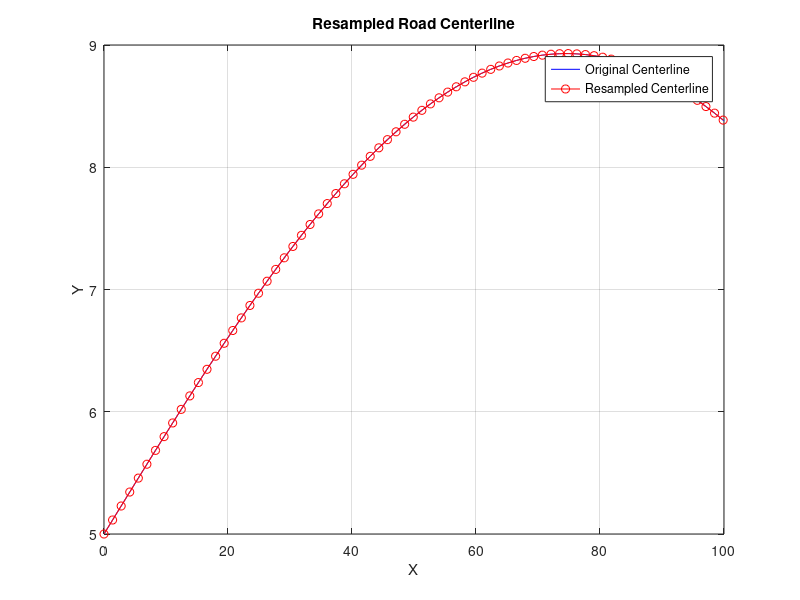

The MATLAB script that drew this image: (Note: this script raises an error after producing the figure.)
clc;
clear;
close all;

tic
% Parameters
roadWidth = 2; % Width of the road
maxIterations = 5000; % Max iterations for the RRT
carRadius = 6; % Car turning radius constraint
goalRegion = 0.4*roadWidth;
stepSize = 1; % Step size for motion primitives
roadLength = 100;
nObstacles = 1;
minObstDist = 2;
stepNumber = 100;

%% Vehicle MPC parameters (for spacing)
% 
step_multiplier = 10;
v_0 = 50/3.6;
Ts = 0.1;
stepNumber = round(v_0 * Ts / stepSize);
stepSize = v_0 * Ts / stepNumber;
stepNumber = stepNumber * step_multiplier

% Define sinusoidal road centerline
A = rand;
B = rand;



roadCenterlineX = linspace(0, roadLength, 100);
roadCenterlineY = roadWidth / 2 + (A * 5 * sin(B * 0.05 * roadCenterlineX)); % Sinusoidal road % New curved road

% Define sinusoidal road centerline
roadLength = 100; % Example length
roadWidth = 10; % Example width
roadCenterlineX = linspace(0, roadLength, 10000); % High-resolution X points
roadCenterlineY = roadWidth / 2 + (A * 5 * sin(B * 0.05 * roadCenterlineX)); % Sinusoidal road

% Calculate the cumulative distance along the road
dx = diff(roadCenterlineX);
dy = diff(roadCenterlineY);
distances = sqrt(dx.^2 + dy.^2); % Euclidean distances between consecutive points
cumulativeDistances = [0, cumsum(distances)]; % Cumulative distances starting at 0

% Resample at equal intervals
desiredSpacing = stepSize; % Desired spacing between points
newCumulativeDistances = 0:desiredSpacing:cumulativeDistances(end); % New sampling points

% Interpolate to find new centerline points
resampledX = interp1(cumulativeDistances, roadCenterlineX, newCumulativeDistances);
resampledY = interp1(cumulativeDistances, roadCenterlineY, newCumulativeDistances);
resampledRoad = [resampledX(:), resampledY(:)];
% Plot the results
plot(roadCenterlineX, roadCenterlineY, 'b-', 'DisplayName', 'Original Centerline');
hold on;
plot(resampledX, resampledY, 'ro-', 'DisplayName', 'Resampled Centerline');
legend;
xlabel('X');
ylabel('Y');
title('Resampled Road Centerline');
grid on;



% Define the environment
% Define the environment
start = [roadCenterlineX(1), roadCenterlineY(1), 0]; % Start position [x, y, theta]
goal = [roadCenterlineX(end), roadCenterlineY(end), 0]; % Goal position [x, y, theta]
obstacles = defineObstacles(nObstacles,roadCenterlineX,roadCenterlineY,roadWidth,start(1:2),goal(1:2),minObstDist);

% Visualization setup
figure;
hold on;
xlim([0, roadLength]);
ylim([roadCenterlineY(1)-roadWidth, roadCenterlineY(end)+roadWidth]); % Adjust Y-limits based on roadWidth
% Plot the road with sinusoidal boundaries
fill([roadCenterlineX, fliplr(roadCenterlineX)], ...
     [roadCenterlineY + roadWidth / 2, fliplr(roadCenterlineY - roadWidth / 2)], ...
     [0.8, 0.8, 0.8], 'EdgeColor', 'none'); % Road boundaries
plot(roadCenterlineX, roadCenterlineY, 'k-', 'LineWidth', 2); % Road centerline

rectangle('Position',[goal(1)-goalRegion,goal(2)-goalRegion,2*goalRegion,2*goalRegion],'Curvature',[1 1],'FaceColor','green');
plot(start(1), start(2), 'go', 'MarkerSize', 10, 'LineWidth', 2); % Start
plot(goal(1), goal(2), 'ro', 'MarkerSize', 10, 'LineWidth', 2); % Goal
% Call the function to plot ellipses
plotEllipses(obstacles);
plot(roadCenterlineX, roadCenterlineY, 'k-', 'LineWidth', 2); % Road centerline
plot(start(1), start(2), 'go', 'MarkerSize', 10, 'LineWidth', 2); % Start

% Initialize 
tree.vertices = start; % [x, y, theta]
tree.edges = [];
tree.dubins = [];
tree.cost = 0; % Cost to reach the first node
bestPath = [];
bestPathCost = inf; % Best path cost
pathFound = false;

% Motion primitives
turningRadius = carRadius; % Turning radius
motionPrimitives = [stepSize, 0;              % Straight
                    stepSize, 0.5*stepSize/turningRadius; % Left arc
                    stepSize, -0.5*stepSize/turningRadius
                    stepSize, stepSize/turningRadius;
                    stepSize, -1*stepSize/turningRadius]; % Right arc

test = 1;

% RRT loop
    % RRT loop
    test = 1;
    i = 0; % Initialize iteration counter
    while i < maxIterations && test == 1
        i = i + 1; % Increment iteration counter
        % Random sampling with goal bias
        if mod(i, 10) == 0
            randomState = goal; %Sample goal point once every 10 iterations
        else
            randomState = sampleRandomState(roadCenterlineX, roadCenterlineY, roadWidth);
        end
    
        % Find nearest vertex in the tree
        distances = vecnorm(tree.vertices(:, 1:2) - randomState(1:2), 2, 2);
        [~, nearestIdx] = min(distances);
        nearestVertex = tree.vertices(nearestIdx, :);
    
    
        % Apply motion primitives
    
        for j = 1:size(motionPrimitives, 1)
            newState = applyMotionPrimitive(nearestVertex, motionPrimitives(j, :), turningRadius);
            
            % Check collision
             if isWithinRoad(newState, roadCenterlineX, roadCenterlineY, roadWidth) && ...
                ~isCollisionPath(nearestVertex, motionPrimitives(j, :), turningRadius, stepNumber, obstacles)
                newDubins = generateDubinsPath(nearestVertex, motionPrimitives(j,:), turningRadius, stepNumber);
                % Add new vertex and edge to the tree
                newDubinsFlat = reshape(newDubins,1,[]);
                tree.vertices = [tree.vertices; newState];
                tree.dubins = [tree.dubins;newDubinsFlat];
                tree.edges = [tree.edges; nearestIdx, size(tree.vertices, 1)];
                newCost = tree.cost(nearestIdx) + motionPrimitives(j, 1);
                tree.cost = [tree.cost; newCost];
                plotPath(nearestVertex, motionPrimitives(j, :), turningRadius, stepNumber);
                % Plot the motion primitive path
                
    
                % Check if goal is reached
                if norm(newState(1:2) - goal(1:2)) <= goalRegion
                    pathFound = true;
                    tempPath = [goal];
                    tempDubins = [];
                    tempIdx = size(tree.vertices, 1);
                    tempCost = newCost;
                    while tempIdx ~= 1
                        tempPath = [tree.vertices(tempIdx, :); tempPath];
                        tempDubins = [reshape(tree.dubins(tempIdx-1, :),[],3); tempDubins];
                        tempIdx = tree.edges(tree.edges(:, 2) == tempIdx, 1);
                    end
                    tempPath = [start; tempPath];
                    bestPath = tempPath;
                    test = 0;
                    if tempCost < bestPathCost
                        bestPath = tempPath;
                        
                        bestPathCost = tempCost;
                        bestDubins = tempDubins;
                    end                    
                end
            end
        end
    end

% Final results
if ~isempty(bestPath)
    toc
    disp('Best path found!');
    %plot(bestPath(:, 1), bestPath(:, 2), 'r--', 'LineWidth', 2);
    plot(bestDubins(:, 1), bestDubins(:, 2), 'b-', 'LineWidth', 2);
    fprintf('Best path cost: %.2f\n', bestPathCost);
else
    disp('Failed to find a path.');
end

path_resampled = bestDubins(1:10:end, 1:2);

distances = sqrt(sum(diff(bestDubins(:, 1:2)).^2, 2));
distances_resampled = sqrt(sum(diff(path_resampled(:, 1:2)).^2, 2));

distances_road = sqrt(diff(resampledX).^2 + diff(resampledY).^2);
resampledRoad = [resampledX(:), resampledY(:)];


% Helper function: Apply motion primitive
function newState = applyMotionPrimitive(state, primitive, turningRadius)
    step = primitive(1);
    curvature = primitive(2);
    theta = state(3);
    if abs(curvature) < 1e-6
        % Straight line
        newState = state + [step * cos(theta), step * sin(theta), 0];
    else
        % Circular arc
        R = 1 / curvature;
        dTheta = step * curvature;
        newState = state + [R * (sin(theta + dTheta) - sin(theta)), ...
                            R * (cos(theta) - cos(theta + dTheta)), ...
                            dTheta];
    end
end

function DubinsPath = generateDubinsPath(state, primitive, turningRadius, stepNumber)
    step = primitive(1);
    curvature = primitive(2);
    theta = state(3);

    % Precompute constants
    if abs(curvature) < 1e-6
        % Straight line case
        delta = [step * cos(theta), step * sin(theta), 0];
        stepDelta = delta / stepNumber;
    else
        % Circular arc case
        R = 1 / curvature;
        dTheta = step * curvature;
        stepDeltaTheta = dTheta / stepNumber;
    end
    
    % Initialize output array
    DubinsPath = zeros(stepNumber, 3);
    DubinsPath(1, :) = state; % Starting point
    
    % Generate interpolated points
    for i = 2:stepNumber
        if abs(curvature) < 1e-6
            % Straight line interpolation
            DubinsPath(i, :) = DubinsPath(i - 1, :) + stepDelta;
        else
            % Circular arc interpolation
            theta = DubinsPath(i - 1, 3); % Current heading
            nextTheta = theta + stepDeltaTheta;
            DubinsPath(i, :) = DubinsPath(i - 1, :) + [R * (sin(nextTheta) - sin(theta)), ...
                                                       R * (cos(theta) - cos(nextTheta)), ...
                                                       stepDeltaTheta];
        end
    end
end


function collision = isCollisionPath(state, primitive, turningRadius, stepNumber, obstacles)
    collision = false;
    % Generate the Dubins path
    path = generateDubinsPath(state, primitive, turningRadius, stepNumber);
    
    % Loop through each obstacle
    for i = 1:size(obstacles, 1)
        % Extract ellipse parameters
        obsCenter = obstacles(i, 1:2);  % Center of the ellipse [x, y]
        semiMajor = obstacles(i, 3);   % Semi-major axis (a)
        semiMinor = obstacles(i, 4);   % Semi-minor axis (b)
        rotation = obstacles(i, 5);    % Rotation angle in radians
        
        % Pre-compute rotation matrix
        R = [cos(rotation), -sin(rotation); sin(rotation), cos(rotation)];
        
        % Check all points on the path
        for j = 1:size(path, 1)
            % Translate the point to the ellipse's coordinate frame
            point = path(j, 1:2) - obsCenter;
            % Rotate the point using the inverse of the ellipse rotation
            pointRotated = R' * point';
            
            % Check if the point is inside the ellipse
            if (pointRotated(1)^2 / semiMajor^2) + (pointRotated(2)^2 / semiMinor^2) < 1
                collision = true;
                return;
            end
        end
    end
end



% Helper function: Plot the path
function plotPath(state, primitive, turningRadius, stepNumber)
     path = generateDubinsPath(state, primitive, turningRadius, stepNumber);
     plot(path(:, 1), path(:, 2), 'k-', 'LineWidth', 0.5);
 end

function plotEllipses(obstacles)
    % PLOTELLIPSES Plots ellipses defined in the obstacles array.
    % Input:
    %   obstacles: A matrix where each row defines an ellipse with the format
    %              [x_center, y_center, semi_major, semi_minor, rotation_angle]
    
    for i = 1:size(obstacles, 1)
        % Extract ellipse parameters
        xCenter = obstacles(i, 1);
        yCenter = obstacles(i, 2);
        a = obstacles(i, 3); % Semi-major axis
        b = obstacles(i, 4); % Semi-minor axis
        theta = obstacles(i, 5); % Rotation angle in radians

        % Generate ellipse points
        t = linspace(0, 2*pi, 100); % Parameter for ellipse points
        x = a * cos(t); % X-coordinates in the ellipse frame
        y = b * sin(t); % Y-coordinates in the ellipse frame

        % Rotate and translate ellipse points
        R = [cos(theta), -sin(theta); sin(theta), cos(theta)]; % Rotation matrix
        ellipsePoints = R * [x; y]; % Apply rotation
        xWorld = ellipsePoints(1, :) + xCenter; % Translate x-coordinates
        yWorld = ellipsePoints(2, :) + yCenter; % Translate y-coordinates

        % Plot the ellipse
        fill(xWorld, yWorld, 'r', 'FaceAlpha', 0.5, 'EdgeColor', 'none'); % Transparent red ellipse
    end
end

% Helper function: Sample random state within the road boundaries
function randomState = sampleRandomState(roadCenterlineX, roadCenterlineY, roadWidth)
    % Sample a random x-coordinate within the road length
    x = rand * max(roadCenterlineX);
    
    % Get the y-coordinate of the road centerline at the sampled x
    yCenter = interp1(roadCenterlineX, roadCenterlineY, x, 'linear', 'extrap');
    
    % Add a random offset within the road width
    y = yCenter + (rand - 0.5) * roadWidth;
    
    % Ensure theta (orientation) is uniformly sampled
    theta = rand * 2 * pi - pi;
    
    % Return the sampled state
    randomState = [x, y, theta];
end

function obstacles = defineObstacles(n,roadCenterlineX,roadCenterlineY,roadWidth,start,goal,min_obst_dist)
    obstacles = zeros(n,5);
    min_bound = 0.1*roadWidth;
    max_bound = 0.5*roadWidth;
    n_el = 0;
    while n_el < n
        randomStatei = sampleRandomState(roadCenterlineX, roadCenterlineY, roadWidth);
        ai = min_bound + (max_bound-min_bound)*rand;
        bi = min_bound + (max_bound-min_bound)*rand;
        obstaclei = [randomStatei(1),randomStatei(2),ai,bi,randomStatei(3)];
        disti = minDistanceToEllipses(randomStatei(1:2), obstacles);
        if ~isPointInEllipse(start,obstaclei) && ~isPointInEllipse(goal,obstaclei) && disti>min_obst_dist 
            n_el = n_el + 1;
            obstacles(n_el,:) = obstaclei;
        end
        
    end
end

% Helper function: Check if a state is within road boundaries
function isWithin = isWithinRoad(state, roadCenterlineX, roadCenterlineY, roadWidth)
    interpY = interp1(roadCenterlineX, roadCenterlineY, state(1), 'linear', 'extrap');
    if isnan(interpY)
        isWithin = false;
    else
        isWithin = abs(state(2) - interpY) <= roadWidth / 2;
    end
end

function isInside = isPointInEllipse(point, ellipse)
    % ISPOINTINELLIPSE Checks if a point is inside an ellipse.
    %
    % Inputs:
    %   point  - A 1x2 vector [x, y] representing the point.
    %   ellipse - A 1x5 vector [x_center, y_center, semi_major, semi_minor, rotation_angle]
    %             representing the ellipse parameters.
    %
    % Output:
    %   isInside - Boolean, true if the point is inside the ellipse, false otherwise.

    % Extract ellipse parameters
    xCenter = ellipse(1);
    yCenter = ellipse(2);
    a = ellipse(3); % Semi-major axis
    b = ellipse(4); % Semi-minor axis
    theta = ellipse(5); % Rotation angle in radians

    % Translate the point to the ellipse's center
    translatedPoint = point - [xCenter, yCenter];

    % Rotate the point to align with the ellipse's axes
    R = [cos(theta), sin(theta); -sin(theta), cos(theta)];
    rotatedPoint = R * translatedPoint';

    % Evaluate the point in the ellipse's normalized equation
    xNorm = rotatedPoint(1) / a;
    yNorm = rotatedPoint(2) / b;
    value = xNorm^2 + yNorm^2;

    % Check if the value is less than or equal to 1 (inside the ellipse)
    isInside = value <= 1;
end

function minDistance = minDistanceToEllipses(point, ellipseSet)
    % MINDISTANCETOELLIPSES Calculates the minimum distance from a point to a set of ellipses.
    %
    % Inputs:
    %   point      - A 1x2 vector [x, y] representing the point.
    %   ellipseSet - A Nx5 matrix, where each row represents an ellipse with the format
    %                [x_center, y_center, semi_major, semi_minor, rotation_angle].
    %
    % Output:
    %   minDistance - The smallest distance from the point to the set of ellipses.

    % Initialize the minimum distance to infinity
    minDistance = Inf;

    % Loop through each ellipse in the set
    for i = 1:size(ellipseSet, 1)
        % Extract the current ellipse
        ellipse = ellipseSet(i, :);

        % Calculate the distance from the point to the ellipse
        distance = pointToEllipseDistance(point, ellipse);

        % Update the minimum distance
        if distance < minDistance
            minDistance = distance;
        end
    end
end

function distance = pointToEllipseDistance(point, ellipse)
    % POINTTOELLIPSEDISTANCE Calculates the minimum distance from a point to an ellipse.
    %
    % Inputs:
    %   point   - A 1x2 vector [x, y] representing the point.
    %   ellipse - A 1x5 vector [x_center, y_center, semi_major, semi_minor, rotation_angle].
    %
    % Output:
    %   distance - The shortest distance from the point to the ellipse's perimeter.

    % Extract ellipse parameters
    xCenter = ellipse(1);
    yCenter = ellipse(2);
    a = ellipse(3);
    b = ellipse(4);
    theta = ellipse(5);

    % Translate and rotate the point into the ellipse's local coordinate frame
    translatedPoint = point - [xCenter, yCenter];
    R = [cos(theta), sin(theta); -sin(theta), cos(theta)];
    localPoint = R * translatedPoint';

    % Solve for the closest point on the ellipse numerically
    t = linspace(0, 2*pi, 360); % Fine sampling for the ellipse perimeter
    ellipseX = a * cos(t);
    ellipseY = b * sin(t);
    distances = sqrt((ellipseX - localPoint(1)).^2 + (ellipseY - localPoint(2)).^2);
    distance = min(distances); % Closest distance to the ellipse perimeter
end
% % Assuming 'bestPath' contains the waypoints
% clc;
% clear;
% close all;
